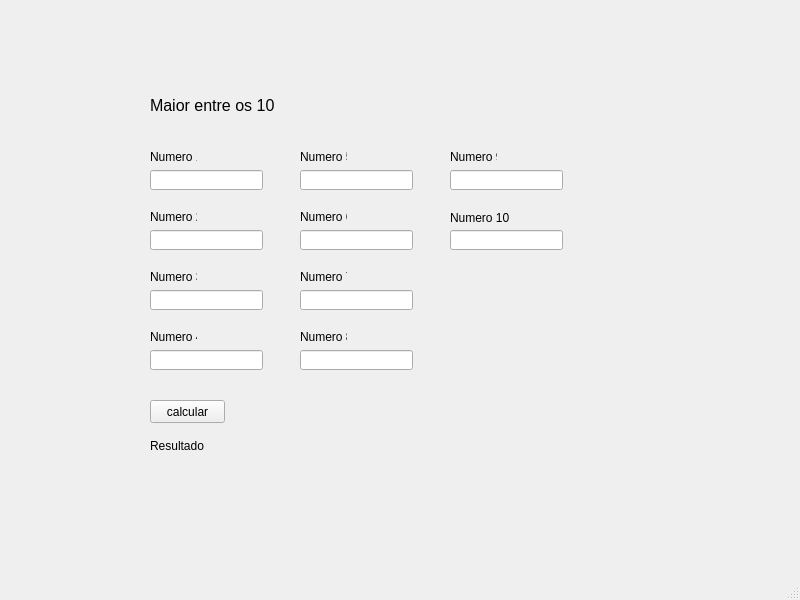
<?xml version="1.0" encoding="UTF-8"?>
<ui version="4.0">
 <class>MainWindow</class>
 <widget class="QMainWindow" name="MainWindow">
  <property name="geometry">
   <rect>
    <x>0</x>
    <y>0</y>
    <width>800</width>
    <height>600</height>
   </rect>
  </property>
  <property name="windowTitle">
   <string>MainWindow</string>
  </property>
  <widget class="QWidget" name="centralwidget">
   <widget class="QLabel" name="label_3">
    <property name="geometry">
     <rect>
      <x>150</x>
      <y>210</y>
      <width>47</width>
      <height>13</height>
     </rect>
    </property>
    <property name="text">
     <string>Numero 2</string>
    </property>
   </widget>
   <widget class="QLineEdit" name="num">
    <property name="geometry">
     <rect>
      <x>150</x>
      <y>170</y>
      <width>113</width>
      <height>20</height>
     </rect>
    </property>
   </widget>
   <widget class="QLabel" name="label_2">
    <property name="geometry">
     <rect>
      <x>150</x>
      <y>90</y>
      <width>391</width>
      <height>31</height>
     </rect>
    </property>
    <property name="font">
     <font>
      <pointsize>12</pointsize>
     </font>
    </property>
    <property name="text">
     <string>Maior entre os 10</string>
    </property>
   </widget>
   <widget class="QPushButton" name="btn">
    <property name="geometry">
     <rect>
      <x>150</x>
      <y>400</y>
      <width>75</width>
      <height>23</height>
     </rect>
    </property>
    <property name="text">
     <string>calcular</string>
    </property>
   </widget>
   <widget class="QLabel" name="label">
    <property name="geometry">
     <rect>
      <x>150</x>
      <y>150</y>
      <width>47</width>
      <height>13</height>
     </rect>
    </property>
    <property name="text">
     <string>Numero 1</string>
    </property>
   </widget>
   <widget class="QLabel" name="result">
    <property name="geometry">
     <rect>
      <x>150</x>
      <y>430</y>
      <width>391</width>
      <height>31</height>
     </rect>
    </property>
    <property name="text">
     <string>Resultado</string>
    </property>
   </widget>
   <widget class="QLineEdit" name="num2">
    <property name="geometry">
     <rect>
      <x>150</x>
      <y>230</y>
      <width>113</width>
      <height>20</height>
     </rect>
    </property>
   </widget>
   <widget class="QLineEdit" name="num6">
    <property name="geometry">
     <rect>
      <x>300</x>
      <y>230</y>
      <width>113</width>
      <height>20</height>
     </rect>
    </property>
   </widget>
   <widget class="QLabel" name="label_4">
    <property name="geometry">
     <rect>
      <x>300</x>
      <y>210</y>
      <width>47</width>
      <height>13</height>
     </rect>
    </property>
    <property name="text">
     <string>Numero 6</string>
    </property>
   </widget>
   <widget class="QLineEdit" name="num5">
    <property name="geometry">
     <rect>
      <x>300</x>
      <y>170</y>
      <width>113</width>
      <height>20</height>
     </rect>
    </property>
   </widget>
   <widget class="QLabel" name="label_5">
    <property name="geometry">
     <rect>
      <x>300</x>
      <y>150</y>
      <width>47</width>
      <height>13</height>
     </rect>
    </property>
    <property name="text">
     <string>Numero 5</string>
    </property>
   </widget>
   <widget class="QLineEdit" name="num4">
    <property name="geometry">
     <rect>
      <x>150</x>
      <y>350</y>
      <width>113</width>
      <height>20</height>
     </rect>
    </property>
   </widget>
   <widget class="QLabel" name="label_6">
    <property name="geometry">
     <rect>
      <x>150</x>
      <y>330</y>
      <width>47</width>
      <height>13</height>
     </rect>
    </property>
    <property name="text">
     <string>Numero 4</string>
    </property>
   </widget>
   <widget class="QLineEdit" name="num7">
    <property name="geometry">
     <rect>
      <x>300</x>
      <y>290</y>
      <width>113</width>
      <height>20</height>
     </rect>
    </property>
   </widget>
   <widget class="QLineEdit" name="num3">
    <property name="geometry">
     <rect>
      <x>150</x>
      <y>290</y>
      <width>113</width>
      <height>20</height>
     </rect>
    </property>
   </widget>
   <widget class="QLabel" name="label_7">
    <property name="geometry">
     <rect>
      <x>150</x>
      <y>270</y>
      <width>47</width>
      <height>13</height>
     </rect>
    </property>
    <property name="text">
     <string>Numero 3</string>
    </property>
   </widget>
   <widget class="QLabel" name="label_8">
    <property name="geometry">
     <rect>
      <x>300</x>
      <y>270</y>
      <width>47</width>
      <height>13</height>
     </rect>
    </property>
    <property name="text">
     <string>Numero 7</string>
    </property>
   </widget>
   <widget class="QLineEdit" name="num8">
    <property name="geometry">
     <rect>
      <x>300</x>
      <y>350</y>
      <width>113</width>
      <height>20</height>
     </rect>
    </property>
   </widget>
   <widget class="QLabel" name="label_9">
    <property name="geometry">
     <rect>
      <x>300</x>
      <y>330</y>
      <width>47</width>
      <height>13</height>
     </rect>
    </property>
    <property name="text">
     <string>Numero 8</string>
    </property>
   </widget>
   <widget class="QLineEdit" name="num9">
    <property name="geometry">
     <rect>
      <x>450</x>
      <y>170</y>
      <width>113</width>
      <height>20</height>
     </rect>
    </property>
   </widget>
   <widget class="QLabel" name="label_10">
    <property name="geometry">
     <rect>
      <x>450</x>
      <y>150</y>
      <width>47</width>
      <height>13</height>
     </rect>
    </property>
    <property name="text">
     <string>Numero 9</string>
    </property>
   </widget>
   <widget class="QLineEdit" name="num10">
    <property name="geometry">
     <rect>
      <x>450</x>
      <y>230</y>
      <width>113</width>
      <height>20</height>
     </rect>
    </property>
   </widget>
   <widget class="QLabel" name="label_11">
    <property name="geometry">
     <rect>
      <x>450</x>
      <y>210</y>
      <width>61</width>
      <height>16</height>
     </rect>
    </property>
    <property name="text">
     <string>Numero 10</string>
    </property>
   </widget>
  </widget>
  <widget class="QMenuBar" name="menubar">
   <property name="geometry">
    <rect>
     <x>0</x>
     <y>0</y>
     <width>800</width>
     <height>21</height>
    </rect>
   </property>
  </widget>
  <widget class="QStatusBar" name="statusbar"/>
 </widget>
 <resources/>
 <connections/>
</ui>
